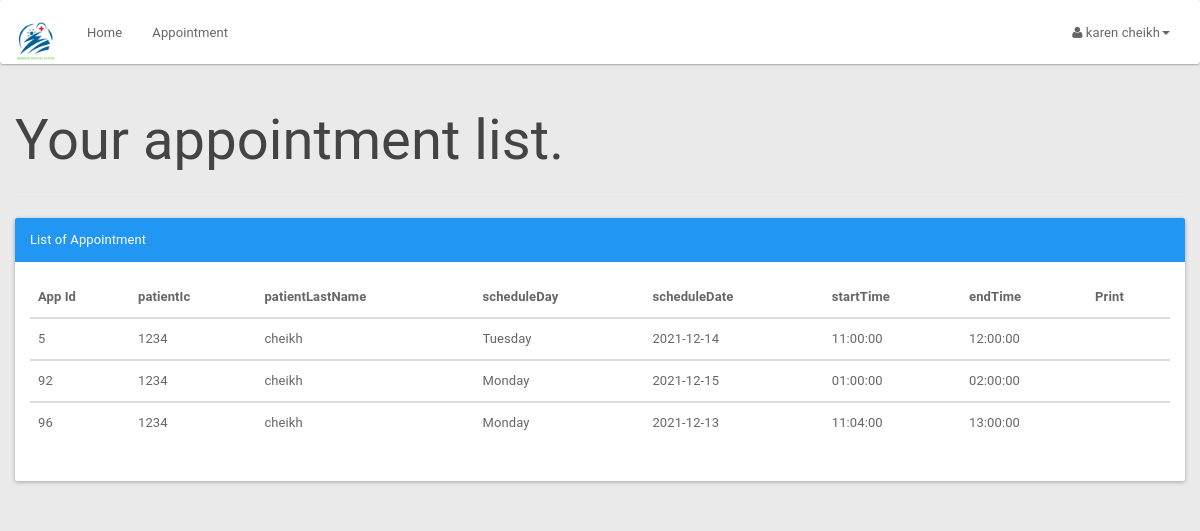
/patientapplist.php (signed in), run on the app's committed database.
### tables this page shows
CREATE TABLE `patient` (
  `icPatient` bigint(12) NOT NULL,
  `password` varchar(20) NOT NULL,
  `patientFirstName` varchar(20) NOT NULL,
  `patientLastName` varchar(20) NOT NULL,
  `patientMaritialStatus` varchar(10) NOT NULL,
  `patientDOB` date NOT NULL,
  `patientGender` varchar(10) NOT NULL,
  `patientAddress` varchar(100) NOT NULL,
  `patientPhone` varchar(15) NOT NULL,
  `patientEmail` varchar(100) NOT NULL,
  `confirmpass` varchar(20) NOT NULL
);

CREATE TABLE `appointment` (
  `appId` int(3) NOT NULL,
  `patientIc` bigint(12) NOT NULL,
  `scheduleId` int(10) NOT NULL,
  `appSymptom` varchar(100) NOT NULL,
  `appComment` varchar(100) NOT NULL,
  `status` varchar(10) NOT NULL DEFAULT 'process'
);

CREATE TABLE `doctorschedule` (
  `scheduleId` int(11) NOT NULL,
  `scheduleDate` date NOT NULL,
  `scheduleDay` varchar(15) NOT NULL,
  `startTime` time NOT NULL,
  `endTime` time NOT NULL,
  `bookAvail` varchar(10) NOT NULL
);

### patientapplist.php (the view, shortened to what this page needs)
<?php
include 'connection.php';
$session=$_SESSION[ 'patientSession'];
$res=mysqli_query($con, "SELECT a.*, b.*,c.* FROM patient a
	JOIN appointment b
		On a.icPatient = b.patientIc
	JOIN doctorschedule c
		On b.scheduleId=c.scheduleId
	WHERE b.patientIc ='$session'");
	$userRow=mysqli_fetch_array($res);
?>
<!DOCTYPE html>
<html>
	<head>
		<link href="/assetss/css/material.css" rel="stylesheet">
		<link href="assetss/css/default/style.css" rel="stylesheet"/>
		<link href="assetss/css/default/blocks.css" rel="stylesheet" />
		<link rel="stylesheet" href="assetss/font-awesome/css/font-awesome.min.css" />
	</head>
	<body>
		<nav class="navbar navbar-default " role="navigation">
			<div class="container-fluid">
				<div class="navbar-header">
					<a class="navbar-brand" href="patient.php"><img alt="Brand" src="assets/img/logo.png" height="40px"></a>
				</div>
				<div class="collapse navbar-collapse" id="bs-example-navbar-collapse-1">
					<ul class="nav navbar-nav">
						<ul class="nav navbar-nav">
							<li><a href="patient.php">Home</a></li>
							<li><a href="patientapplist.php?patientId=<?php echo $userRow['icPatient']; ?>">Appointment</a></li>
						</ul>
					</ul>
					<ul class="nav navbar-nav navbar-right">
						<li class="dropdown">
							<a href="#" class="dropdown-toggle" data-toggle="dropdown"><i class="fa fa-user"></i> <?php echo $userRow['patientFirstName']; ?> <?php echo $userRow['patientLastName']; ?><b class="caret"></b></a>
						</li>
					</ul>
				</div>
			</div>
		</nav>
<?php
echo "<div class='container'>";
echo "<div class='row'>";
echo "<div class='page-header'>";
echo "<h1>Your appointment list. </h1>";
echo "</div>";
echo "<div class='panel panel-primary'>";
echo "<div class='panel-heading'>List of Appointment</div>";
echo "<div class='panel-body'>";
echo "<table class='table table-hover'>";
echo "<thead>";
echo "<tr>";
echo "<th>App Id</th>";
echo "<th>patientIc </th>";
echo "<th>patientLastName </th>";
echo "<th>scheduleDay </th>";
echo "<th>scheduleDate </th>";
echo "<th>startTime </th>";
echo "<th>endTime </th>";
echo "<th>Print </th>";
echo "</tr>";
echo "</thead>";
$res = mysqli_query($con, "SELECT a.*, b.*,c.*
		FROM patient a
		JOIN appointment b
		On a.icPatient = b.patientIc
		JOIN doctorschedule c
		On b.scheduleId=c.scheduleId
		WHERE b.patientIc ='$session'");
while ($userRow = mysqli_fetch_array($res)) {
echo "<tbody>";
echo "<tr>";
echo "<td>" . $userRow['appId'] . "</td>";
echo "<td>" . $userRow['patientIc'] . "</td>";
echo "<td>" . $userRow['patientLastName'] . "</td>";
echo "<td>" . $userRow['scheduleDay'] . "</td>";
echo "<td>" . $userRow['scheduleDate'] . "</td>";
echo "<td>" . $userRow['startTime'] . "</td>";
echo "<td>" . $userRow['endTime'] . "</td>";
echo "<td><a href='invoice.php?appid=".$userRow['appId']."' target='_blank'><span class='glyphicon glyphicon-print' aria-hidden='true'></span></a> </td>";
}
echo "</tr>";
echo "</tbody>";
echo "</table>";
?>
	</div>
</div>
</div>
</div>
</body>
</html>

### Dr.Profile/assetss/css/default/style.css (style rules this page uses)
body { background-color: #EAEAEA !important; }
.navbar-default .navbar-brand { color:#fff; font-size:30px; font-weight:bold; }
.navbar { margin-bottom: 0px !important; }

### Dr.Profile/assetss/css/default/blocks.css (style rules this page uses)
*, *:after, *:before { box-sizing: border-box; }

### data on the page
patient: patientFirstName "karen", patientLastName "cheikh", appointment.appId "5", appointment.patientIc "1234", doctorschedule.scheduleDay "Tuesday", doctorschedule.scheduleDate "2021-12-14", doctorschedule.startTime "11:00:00", doctorschedule.endTime "12:00:00", appointment.appId "92", doctorschedule.scheduleDay "Monday", doctorschedule.scheduleDate "2021-12-15", doctorschedule.startTime "01:00:00", doctorschedule.endTime "02:00:00", appointment.appId "96", doctorschedule.scheduleDate "2021-12-13", doctorschedule.startTime "11:04:00", doctorschedule.endTime "13:00:00"
